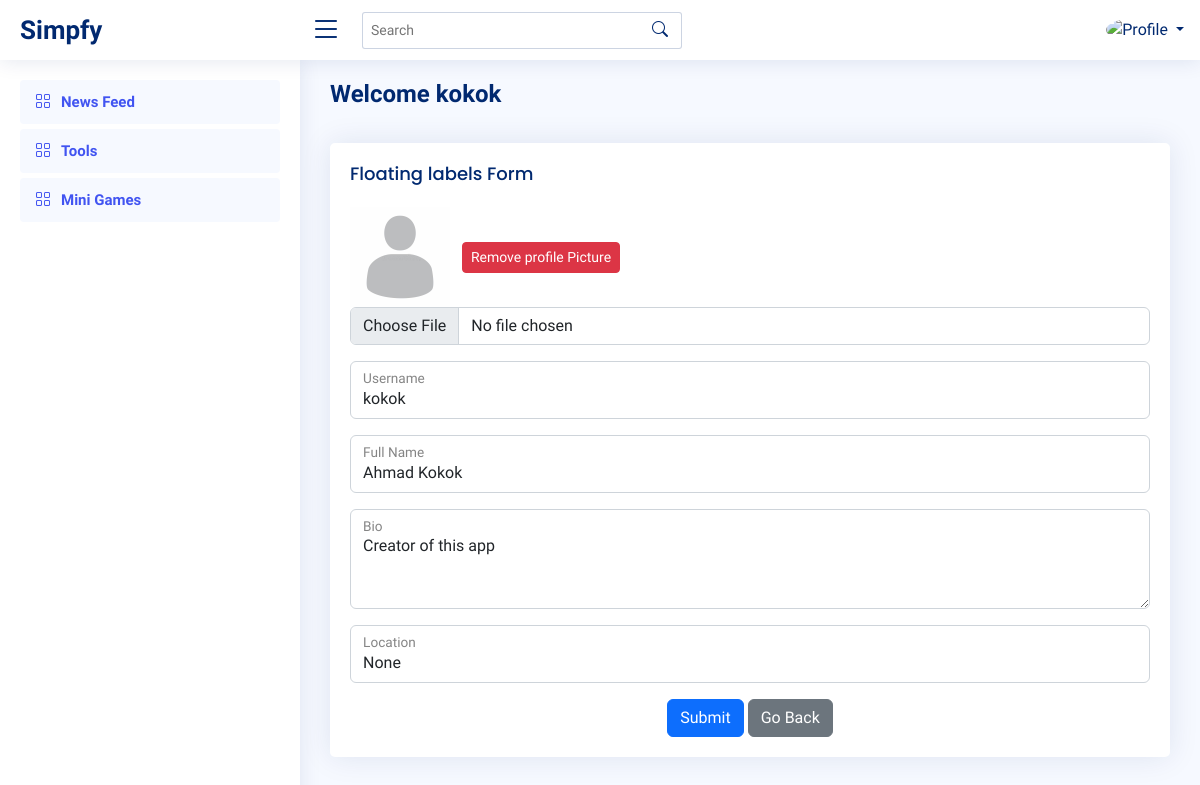
Before: /settings (signed in) with the older database file.
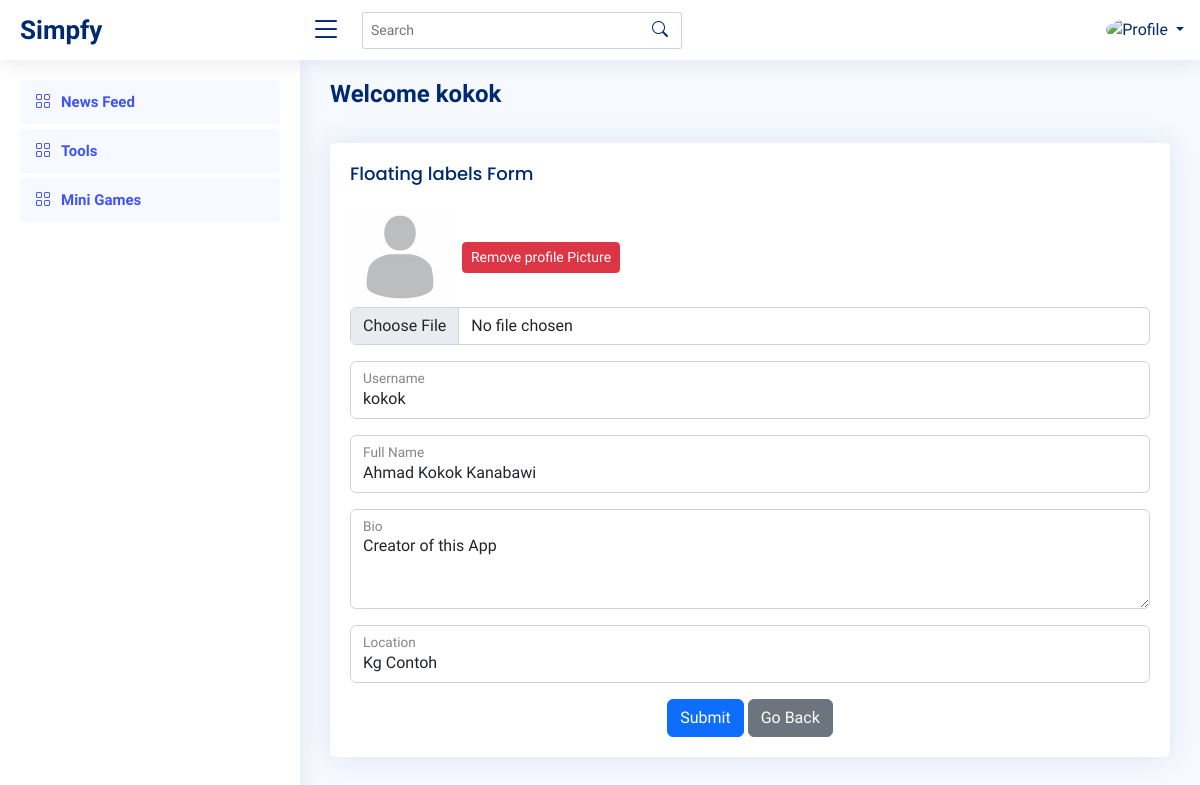
After: the same page with the newer database file.
### prof/models.py (models this page shows, shortened)
class Profile(models.Model):
    user = models.OneToOneField(User, on_delete=models.CASCADE)
    id_user = models.IntegerField()
    image = models.ImageField(upload_to='profile_images', default='blank.png')
    fname = models.CharField(max_length=300, null=True, blank=True)
    bio = models.CharField(max_length=300, null=True, blank=True)
    location = models.CharField(max_length=300, null=True, blank=True)
    saved = models.ManyToManyField("feed.Feed", related_name="Profile", blank=True)

### prof/views.py (the view, shortened to what this page needs)
# urls.py: path('settings', views.settings, name="settings"),
@login_required(login_url='login')
def settings(request):
    user_profile = Profile.objects.get(user=request.user)
    context = {
        'user_profile' : user_profile,
    }
    return render(request, 'feed/settings.html', context)

### templates/feed/settings.html (shortened to what this page needs)
{% load static %}
{% include "../header.html" %}
  <main id="main" class="main">
    <div class="pagetitle">
      <h1>Welcome <b>{{ user_profile.user.username }}</b></h1>
    </div><br>
    <section class="section dashboard">
        <div class="card">
            <div class="card-body">
              <h5 class="card-title">Floating labels Form</h5>
              <form action="" method="POST" enctype="multipart/form-data" class="row g-3">
                <div class="col-md-12">
                  <div>
                    <img width=100 height=100 src="{{ user_profile.image.url }}"/> &nbsp;
                    <label><a href="remove/{{user_profile.id}}" class="btn btn-danger btn-sm">Remove profile Picture</a></label>
                    <input type="file" name="image" class="form-control" id="floatingName">
                  </div>
                </div>
                <div class="col-md-12">
                  <div class="form-floating">
                    <input type="text" name="fname" class="form-control" id="floatingName" value="{{ user_profile.user.username }}">
                    <label for="floatingName">Username</label>
                  </div>
                </div>
                <div class="col-md-12">
                  <div class="form-floating">
                    <input type="text" name="fname" class="form-control" id="floatingName" value="{{ user_profile.fname }}">
                    <label for="floatingName">Full Name</label>
                  </div>
                </div>
                <div class="col-12">
                  <div class="form-floating">
                    <textarea class="form-control" name="bio" id="floatingTextarea" style="height: 100px;">{{ user_profile.bio }}</textarea>
                    <label for="floatingTextarea">Bio</label>
                  </div>
                </div>
                <div class="col-md-12">
                    <div class="form-floating">
                      <input type="text" name="location" class="form-control" id="floatingName" value="{{ user_profile.location }}">
                      <label for="floatingName">Location</label>
                    </div>
                </div>
                <div class="text-center">
                  <button type="submit" class="btn btn-primary">Submit</button>
                  <a href="/profile/{{request.user.username}}" class="btn btn-secondary">Go Back</a>
                </div>
              </form>
            </div>
          </div>
    </section>
  </main>
</body>
</html>

Changed rows visible on the page:
changed Profile "kokok": fname "Ahmad Kokok" → "Ahmad Kokok Kanabawi"; bio "Creator of this app" → "Creator of this App"; location "None" → "Kg Contoh"
